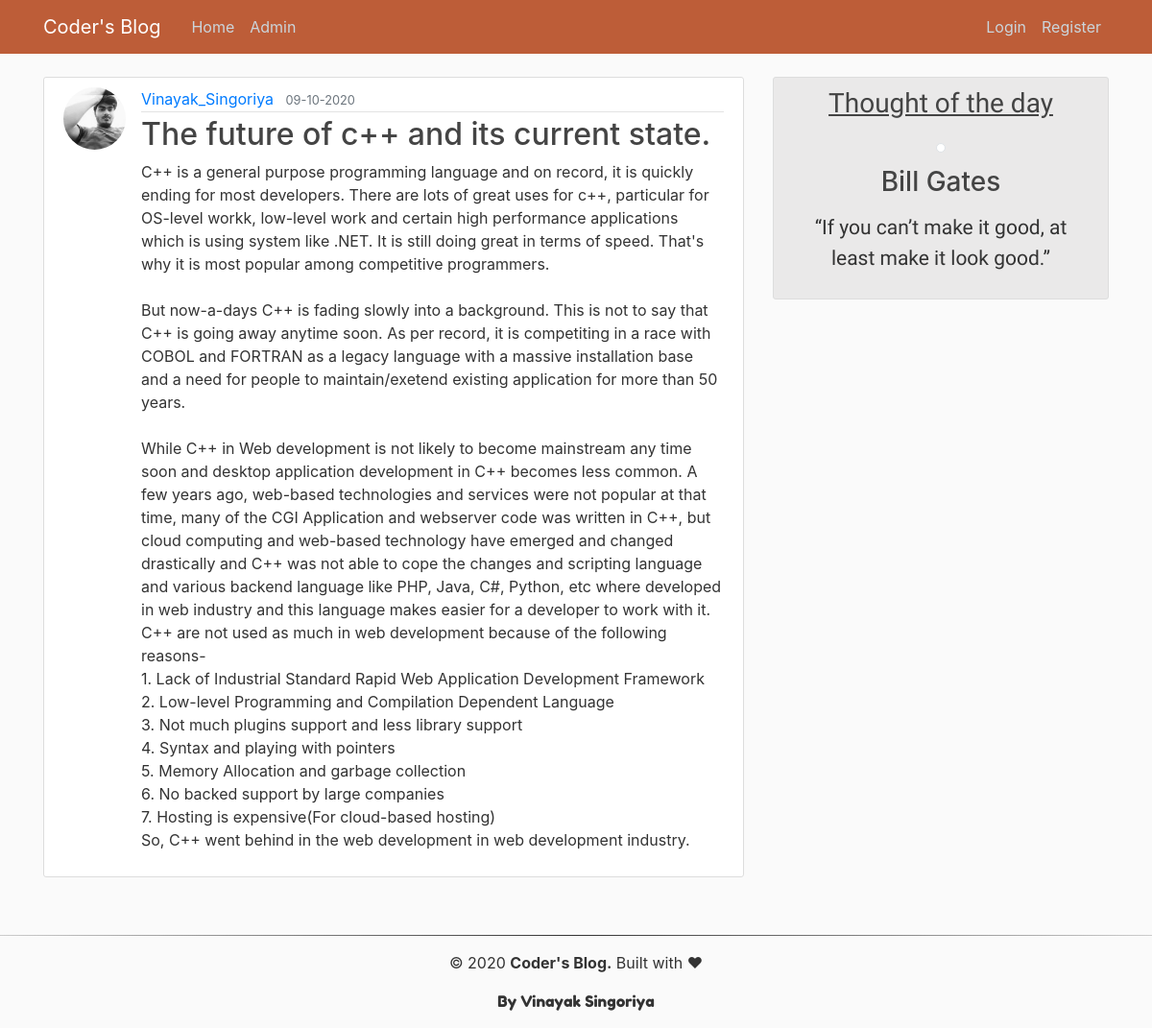
Screenshot of /post/3 with the database file from the repository.
### flaskblog/models.py (models this page shows, shortened)
class User(db.Model, UserMixin):
    id = db.Column(db.Integer, primary_key=True)
    username = db.Column(db.String(20), unique=True, nullable=False)
    email = db.Column(db.String(120), unique=True, nullable=False)
    image_file = db.Column(db.String(20),
                           nullable=False, default='default.jpg')
    password = db.Column(db.String(60), nullable=False)
    posts = db.relationship('Post', backref='author', lazy=True)

class Post(db.Model):
    id = db.Column(db.Integer, primary_key=True)
    title = db.Column(db.String(100), nullable=False)
    date_posted = db.Column(db.DateTime, nullable=False,
                            default=datetime.utcnow)
    content = db.Column(db.Text, nullable=False)
    user_id = db.Column(db.Integer, db.ForeignKey('user.id'), nullable=False)

### flaskblog/posts/routes.py (the view)
@posts.route("/post/<int:post_id>")
def post(post_id):
    post = Post.query.get_or_404(post_id)
    return render_template("post.html", title=post.title, post=post)

### flaskblog/templates/post.html (shortened to what this page needs)
{% extends "layout.html" %}
{% block content %}
<article class="media content-section">
    <img class="rounded-circle article-img"
        src="{{ url_for('static', filename='profile_img/'+post.author.image_file) }}" alt="">
    <div class="media-body">
        <div class="article-metadata">
            <a class="mr-2" href="{{ url_for('users.user_posts', username=post.author.username) }}">{{ post.author.username }}</a>
            <small class="text-muted">{{ post.date_posted.strftime('%d-%m-%Y') }}</small>
        </div>
        <h2 class="article-title" >{{ post.title }}</h2>
        <p class="article-content">{{ post.content }}</p>
    </div>
</article>
{% endblock %}

### flaskblog/static/css/main.css (style rules this page uses)
body { background: #fafafa; color: #333333; margin-top: 5rem; }
h1, h2, h3, h4, h5, h6 { color: #444444; }
.content-section { background: #ffffff; padding: 10px 20px; border: 1px solid #dddddd; border-radius: 3px; margin-bottom: 20px; }
.article-title { color: #444444; }
.article-content { white-space: pre-line; }
.article-img { height: 65px; width: 65px; margin-right: 16px; }
.article-metadata { padding-bottom: 1px; margin-bottom: 4px; border-bottom: 1px solid #e3e3e3 }

### rows the page displays
User: image_file (picture), author.username "Vinayak_Singoriya"
Post: date_posted "09-10-2020", title "The future of c++ and its current state.", content "C++ is a general purpose programming language and on record, it is quickly ending for most developers. There are lots of great uses for c++, particular for OS-level workk, low-level work and certain high performance applications which is using system like .NET. It is still doing great in terms of speed. That's why it is most popular among competitive programmers. But now-a-days C++ is fading slowly into a background. This is not to say that C++ is going away anytime soon. As per record, it is competiting in a race with COBOL and FORTRAN as a legacy language with a massive installation base and a need for people to maintain/exetend existing application for more than 50 years. While C++ in…"
